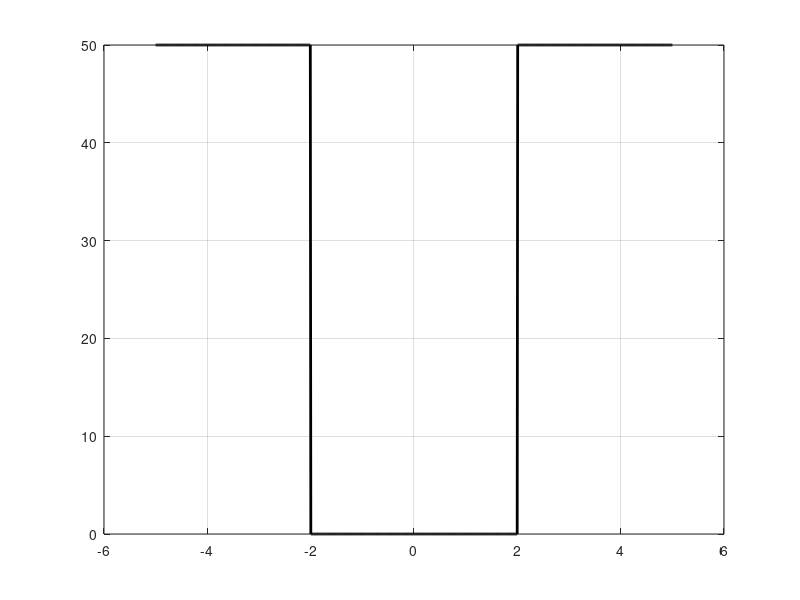

Write MATLAB code to recreate this figure. (Note: this script raises an error after producing the figure.)
clear; clc; close all;

%% 1. Parametri Fisici e di Simulazione
hbar = 1;           % Costante di Planck ridotta (unità normalizzate)
m = 1;              % Massa della particella (unità normalizzate)
L = 5;              % Semilarghezza del dominio di calcolo (-L, L)
N = 1000;           % Numero di punti della griglia (discretizzazione)
x = linspace(-L, L, N)'; % Vettore posizione
dx = x(2) - x(1);   % Passo della griglia

%% 2. Definizione del Potenziale V(x)
% Esempio: Buca di potenziale finita (Finite Square Well)
V0 = 50;            % Profondità della buca (o altezza delle barriere)
width = 2;          % Semilarghezza della buca
V = zeros(N, 1);    

% Definiamo la buca: 0 dentro, V0 fuori
V(abs(x) > width) = V0; 

% --- ALTERNATIVA: Oscillatore Armonico (decommentare per provare) ---
% k = 10; V = 0.5 * k * x.^2; 
% --------------------------------------------------------------------

%% 3. Costruzione della Matrice Hamiltoniana (H)
% L'Hamiltoniana è H = T + V
% T (Energia Cinetica) è approssimata con differenze finite (matrice tridiagonale)

% Coefficiente t = -hbar^2 / (2*m*dx^2)
t = -hbar^2 / (2*m*dx^2);

% Creazione matrice sparsa per efficienza
e = ones(N, 1);
% Matrice derivata seconda (Laplaciano discreto 1D) moltiplicata per coefficienti
T = spdiags([e -2*e e], -1:1, N, N); 
T = -t * T; % Nota: il segno meno in t e il segno nella matrice si combinano

% Matrice Energia Potenziale (diagonale)
U = spdiags(V, 0, N, N);

% Hamiltoniana Totale
H = T + U;

% Condizioni al contorno: La funzione d'onda deve essere 0 agli estremi (Infinite Wall box esterno)
% Questo è implicito se non colleghiamo il punto 1 con N.

%% 4. Soluzione dell'Equazione agli Autovalori
n_modes = 5; % Numero di stati energetici da calcolare
sigma = 'sm'; % 'sm' cerca gli autovalori più piccoli (Smallest Magnitude)

% eigs è ottimizzato per matrici sparse
[psi, E] = eigs(H, n_modes, sigma); 

% Ordiniamo gli autovalori dal più basso al più alto
eigenvalues = diag(E);
[eigenvalues, ind] = sort(eigenvalues);
psi = psi(:, ind);

%% 5. Normalizzazione e Plotting
figure('Name', 'Stati Energetici Particella', 'Color', 'w');
plot(x, V, 'k-', 'LineWidth', 2, 'DisplayName', 'Potenziale V(x)');
hold on;
grid on;

scale_factor = 0.5; % Fattore di scala per visualizzare le funzioni d'onda
colors = lines(n_modes);

for n = 1:n_modes
    % Normalizzazione della funzione d'onda (integrale |psi|^2 = 1)
    norm_const = sqrt(trapz(x, abs(psi(:,n)).^2));
    psi_norm = psi(:,n) / norm_const;
    
    % Shiftiamo la funzione d'onda per disegnarla sopra il suo livello energetico
    y_plot = scale_factor * psi_norm + eigenvalues(n);
    
    % Plot del livello energetico (linea tratteggiata orizzontale)
    yline(eigenvalues(n), '--', 'Color', [0.5 0.5 0.5], 'HandleVisibility', 'off');
    
    % Plot della funzione d'onda
    plot(x, y_plot, 'LineWidth', 1.5, 'Color', colors(n,:), ...
        'DisplayName', sprintf('n=%d (E=%.2f)', n, eigenvalues(n)));
end

title('Soluzione Eq. Schrödinger: Buca di Potenziale');
xlabel('Posizione x');
ylabel('Energia / Ampiezza \psi');
ylim([-10, V0 + 10]); % Zoom sull'area di interesse
legend('Location', 'best');
hold off;

fprintf('Livelli energetici calcolati:\n');
disp(eigenvalues);